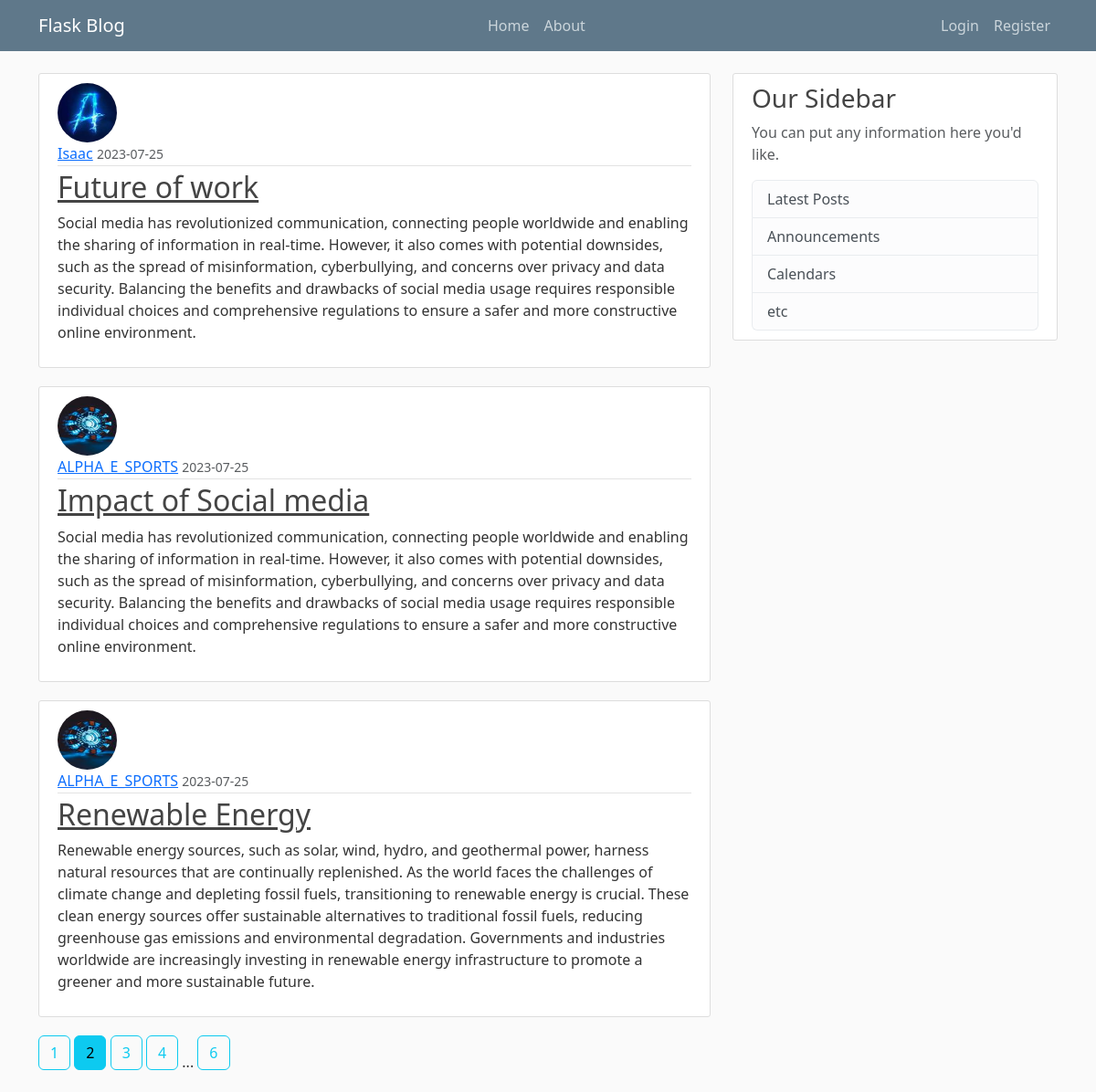
The page /home?page=2 on the database its author committed.
### FlaskBlog/models.py (models this page shows, shortened)
class Post(db.Model):
    id = db.Column(db.Integer, primary_key=True)
    title = db.Column(db.String(100), nullable=False)
    date_posted = db.Column(db.DateTime, nullable=False, default=datetime.utcnow)
    content = db.Column(db.Text, nullable=False)
    user_id = db.Column(db.Integer, db.ForeignKey('user.id'), nullable=False)

class User(db.Model, UserMixin):
    id = db.Column(db.Integer, primary_key=True)
    username = db.Column(db.String(20), unique=True, nullable=False)
    email = db.Column(db.String(120), unique=True, nullable=False)
    image_file = db.Column(db.String(20), nullable=False, default='default.jpg')
    password = db.Column(db.String(60), nullable=False)
    posts = db.relationship('Post', backref='author', lazy=True)

### FlaskBlog/routes.py (the view)
@app.route("/")
@app.route("/home")
def home():
    page = request.args.get('page', 1, type=int)
    post = Post.query.order_by(Post.date_posted.desc()).paginate(page=page, per_page=3)
    return render_template('home.html', posts=post)

### FlaskBlog/templates/home.html
{% extends "layout.html" %}
{% block content %}
    {% for post in posts.items %}
        <article class="media content-section">
          <img class="rounded-circle article-img" src="{{ url_for('static', filename='profile_pic/' + post.author.image_file) }}">
          <div class="media-body">
            <div class="article-metadata">
              <a class="mr-2" href="{{ url_for('user_post', username=post.author.username) }}">{{ post.author.username }}</a>
              <small class="text-muted">{{ post.date_posted.strftime('%Y-%m-%d') }}</small>
            </div>
            <h2><a class="article-title" href="{{ url_for('post', post_id=post.id) }}">{{ post.title }}</a></h2>
            <p class="article-content">{{ post.content }}</p>
          </div>
        </article>
    {% endfor %}
    {% for page_num in posts.iter_pages(left_edge=1, right_edge=1, left_current=1, right_current=2) %}
      {% if page_num %}
        {% if posts.page == page_num %}
          <a class="btn btn-info mb-4" href="{{ url_for('home', page=page_num) }}">{{ page_num }}</a>
        {% else %}
          <a class="btn btn-outline-info mb-4" href="{{ url_for('home', page=page_num) }}">{{ page_num }}</a>
        {% endif %}
      {% else %}
        ...
      {% endif %}
    {% endfor %}
{% endblock content %}

### FlaskBlog/static/main.css (style rules this page uses)
body { background: #fafafa; color: #333333; margin-top: 5rem; }
h1, h2, h3, h4, h5, h6 { color: #444444; }
.content-section { background: #ffffff; padding: 10px 20px; border: 1px solid #dddddd; border-radius: 3px; margin-bottom: 20px; }
.article-title { color: #444444; }
.article-content { white-space: pre-line; }
.article-img { height: 65px; width: 65px; margin-right: 16px; }
.article-metadata { padding-bottom: 1px; margin-bottom: 4px; border-bottom: 1px solid #e3e3e3 }

### rows shown on the page
Post: image_file (picture), author.username "Isaac", date_posted "2023-07-25", title "Future of work", content "Social media has revolutionized communication, connecting people worldwide and enabling the sharing of information in real-time. However, it also comes with potential downsides, such as the spread of misinformation, cyberbullying, and concerns over privacy and data security. Balancing the benefits and drawbacks of social media usage requires responsible individual choices and comprehensive regulations to ensure a safer and more constructive online environment."
Post: image_file (picture), author.username "ALPHA_E_SPORTS", date_posted "2023-07-25", title "Impact of Social media", content "Social media has revolutionized communication, connecting people worldwide and enabling the sharing of information in real-time. However, it also comes with potential downsides, such as the spread of misinformation, cyberbullying, and concerns over privacy and data security. Balancing the benefits and drawbacks of social media usage requires responsible individual choices and comprehensive regulations to ensure a safer and more constructive online environment."
Post: image_file (picture), author.username "ALPHA_E_SPORTS", date_posted "2023-07-25", title "Renewable Energy", content "Renewable energy sources, such as solar, wind, hydro, and geothermal power, harness natural resources that are continually replenished. As the world faces the challenges of climate change and depleting fossil fuels, transitioning to renewable energy is crucial. These clean energy sources offer sustainable alternatives to traditional fossil fuels, reducing greenhouse gas emissions and environmental degradation. Governments and industries worldwide are increasingly investing in renewable energy infrastructure to promote a greener and more sustainable future."

### other values the page prints
{{ page_num }} "1" "3" "4" "6"
{{ page_num }} "2"
